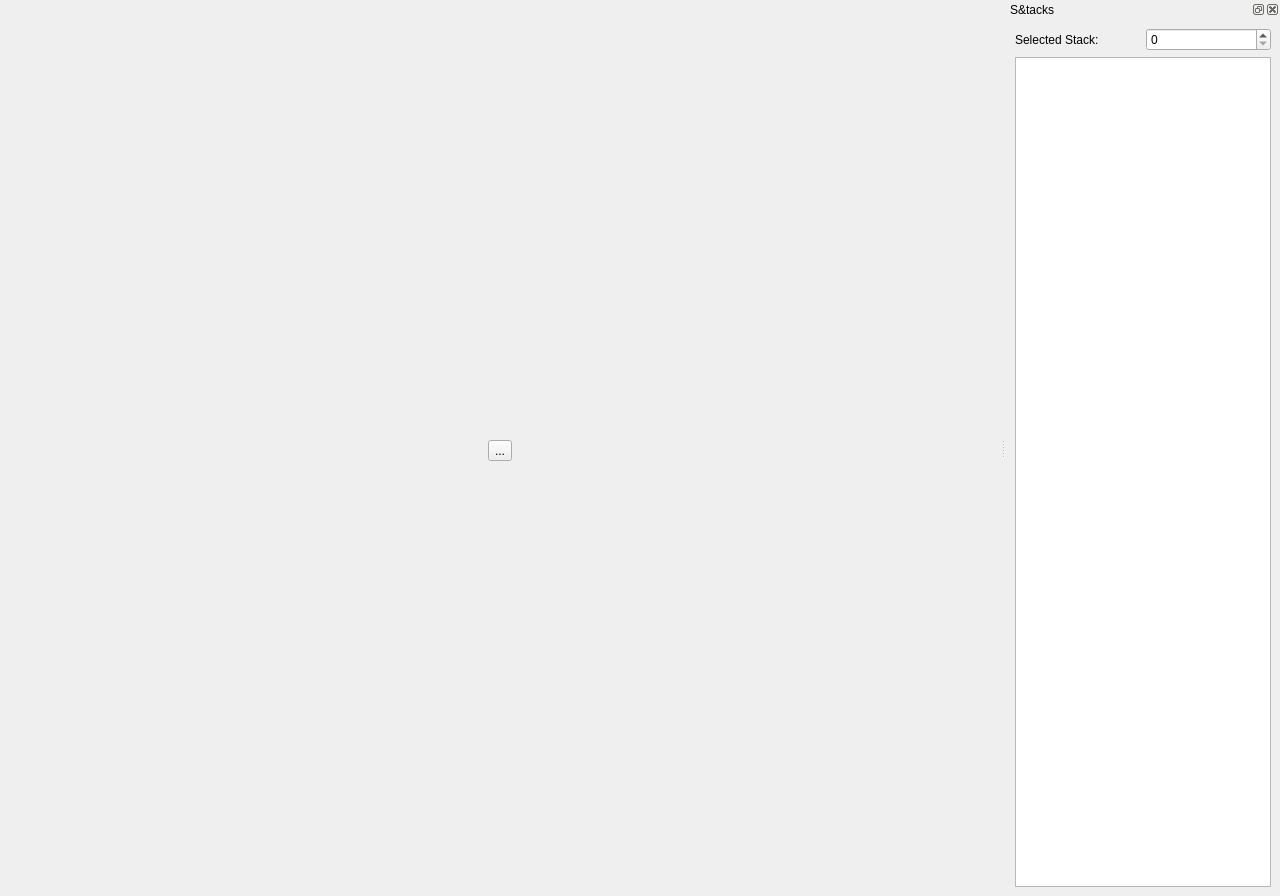
<?xml version="1.0" encoding="UTF-8"?>
<ui version="4.0">
 <class>MainWindow</class>
 <widget class="QMainWindow" name="MainWindow">
  <property name="geometry">
   <rect>
    <x>0</x>
    <y>0</y>
    <width>1280</width>
    <height>896</height>
   </rect>
  </property>
  <property name="windowTitle">
   <string>MainWindow</string>
  </property>
  <widget class="QWidget" name="centralwidget">
   <layout class="QVBoxLayout" name="verticalLayout_6">
    <item>
     <widget class="KMessageWidget" name="messages">
      <property name="messageType">
       <enum>KMessageWidget::Information</enum>
      </property>
      <property name="icon">
       <iconset theme="dialog-error">
        <normaloff>.</normaloff>.</iconset>
      </property>
     </widget>
    </item>
    <item>
     <widget class="QStackedWidget" name="pages">
      <widget class="QWidget" name="openPage">
       <layout class="QHBoxLayout" name="horizontalLayout_3">
        <item>
         <widget class="QToolButton" name="openFile">
          <property name="text">
           <string notr="true">...</string>
          </property>
          <property name="toolButtonStyle">
           <enum>Qt::ToolButtonTextUnderIcon</enum>
          </property>
         </widget>
        </item>
       </layout>
      </widget>
      <widget class="QWidget" name="loadingPage">
       <layout class="QVBoxLayout" name="verticalLayout_3">
        <item>
         <spacer name="verticalSpacer">
          <property name="orientation">
           <enum>Qt::Vertical</enum>
          </property>
          <property name="sizeHint" stdset="0">
           <size>
            <width>20</width>
            <height>40</height>
           </size>
          </property>
         </spacer>
        </item>
        <item>
         <widget class="QLabel" name="loadingLabel">
          <property name="text">
           <string notr="true">Loading file, please wait...</string>
          </property>
          <property name="alignment">
           <set>Qt::AlignCenter</set>
          </property>
         </widget>
        </item>
        <item>
         <widget class="QProgressBar" name="loadingProgress">
          <property name="value">
           <number>24</number>
          </property>
         </widget>
        </item>
        <item>
         <widget class="QLabel" name="progressLabel">
          <property name="text">
           <string notr="true">Progress Message...</string>
          </property>
          <property name="alignment">
           <set>Qt::AlignCenter</set>
          </property>
          <property name="wordWrap">
           <bool>true</bool>
          </property>
         </widget>
        </item>
        <item>
         <spacer name="verticalSpacer_2">
          <property name="orientation">
           <enum>Qt::Vertical</enum>
          </property>
          <property name="sizeHint" stdset="0">
           <size>
            <width>20</width>
            <height>40</height>
           </size>
          </property>
         </spacer>
        </item>
       </layout>
      </widget>
      <widget class="QWidget" name="resultsPage">
       <layout class="QVBoxLayout" name="verticalLayout_2">
        <item>
         <widget class="QTabWidget" name="tabWidget">
          <property name="currentIndex">
           <number>0</number>
          </property>
          <widget class="QWidget" name="summaryTab">
           <attribute name="title">
            <string>Summary</string>
           </attribute>
           <layout class="QVBoxLayout" name="verticalLayout_7">
            <item>
             <widget class="QWidget" name="widget_10" native="true">
              <layout class="QHBoxLayout" name="horizontalLayout_6">
               <item>
                <widget class="QLabel" name="summaryLeft">
                 <property name="text">
                  <string notr="true">summary</string>
                 </property>
                </widget>
               </item>
               <item>
                <widget class="QLabel" name="summaryCenter">
                 <property name="text">
                  <string notr="true">summary</string>
                 </property>
                </widget>
               </item>
               <item>
                <widget class="QLabel" name="summaryRight">
                 <property name="sizePolicy">
                  <sizepolicy hsizetype="Preferred" vsizetype="Minimum">
                   <horstretch>0</horstretch>
                   <verstretch>0</verstretch>
                  </sizepolicy>
                 </property>
                 <property name="text">
                  <string notr="true">summary goes here</string>
                 </property>
                 <property name="alignment">
                  <set>Qt::AlignLeading|Qt::AlignLeft|Qt::AlignTop</set>
                 </property>
                 <property name="wordWrap">
                  <bool>true</bool>
                 </property>
                </widget>
               </item>
              </layout>
             </widget>
            </item>
            <item>
             <widget class="Line" name="line">
              <property name="orientation">
               <enum>Qt::Horizontal</enum>
              </property>
             </widget>
            </item>
            <item>
             <widget class="QWidget" name="widget_4" native="true">
              <property name="sizePolicy">
               <sizepolicy hsizetype="Preferred" vsizetype="Expanding">
                <horstretch>0</horstretch>
                <verstretch>0</verstretch>
               </sizepolicy>
              </property>
              <layout class="QHBoxLayout" name="horizontalLayout_2">
               <item>
                <widget class="QWidget" name="widget_5" native="true">
                 <layout class="QVBoxLayout" name="verticalLayout_8">
                  <item>
                   <widget class="QLabel" name="topPeakLabel">
                    <property name="font">
                     <font>
                      <weight>75</weight>
                      <bold>true</bold>
                     </font>
                    </property>
                    <property name="toolTip">
                     <string>List of functions that allocated the most memory at a given time.</string>
                    </property>
                    <property name="text">
                     <string>Highest Memory Peaks</string>
                    </property>
                    <property name="alignment">
                     <set>Qt::AlignCenter</set>
                    </property>
                   </widget>
                  </item>
                  <item>
                   <widget class="QTreeView" name="topPeak">
                    <property name="toolTip">
                     <string>List of functions that allocated the most memory at a given time.</string>
                    </property>
                   </widget>
                  </item>
                 </layout>
                </widget>
               </item>
               <item>
                <widget class="QWidget" name="widget_6" native="true">
                 <layout class="QVBoxLayout" name="verticalLayout_9">
                  <item>
                   <widget class="QLabel" name="topLeakedLabel">
                    <property name="font">
                     <font>
                      <weight>75</weight>
                      <bold>true</bold>
                     </font>
                    </property>
                    <property name="toolTip">
                     <string>List of functions that leak the most memory.</string>
                    </property>
                    <property name="text">
                     <string>Largest Memory Leaks</string>
                    </property>
                    <property name="alignment">
                     <set>Qt::AlignCenter</set>
                    </property>
                   </widget>
                  </item>
                  <item>
                   <widget class="QTreeView" name="topLeaked">
                    <property name="toolTip">
                     <string>List of functions that leak the most memory.</string>
                    </property>
                   </widget>
                  </item>
                 </layout>
                </widget>
               </item>
               <item>
                <widget class="QWidget" name="widget_7" native="true">
                 <layout class="QVBoxLayout" name="verticalLayout_10">
                  <item>
                   <widget class="QLabel" name="topAllocationsLabel">
                    <property name="font">
                     <font>
                      <weight>75</weight>
                      <bold>true</bold>
                     </font>
                    </property>
                    <property name="toolTip">
                     <string>List of functions that allocate memory most often.</string>
                    </property>
                    <property name="text">
                     <string>Most Memory Allocations</string>
                    </property>
                    <property name="alignment">
                     <set>Qt::AlignCenter</set>
                    </property>
                   </widget>
                  </item>
                  <item>
                   <widget class="QTreeView" name="topAllocations">
                    <property name="toolTip">
                     <string>List of functions that allocate memory most often.</string>
                    </property>
                   </widget>
                  </item>
                 </layout>
                </widget>
               </item>
               <item>
                <widget class="QWidget" name="widget_8" native="true">
                 <layout class="QVBoxLayout" name="verticalLayout_11">
                  <item>
                   <widget class="QLabel" name="topTemporaryLabel">
                    <property name="font">
                     <font>
                      <weight>75</weight>
                      <bold>true</bold>
                     </font>
                    </property>
                    <property name="toolTip">
                     <string>List of functions that produced the most temporary memory allocations.</string>
                    </property>
                    <property name="text">
                     <string>Most Temporary Allocations</string>
                    </property>
                    <property name="alignment">
                     <set>Qt::AlignCenter</set>
                    </property>
                   </widget>
                  </item>
                  <item>
                   <widget class="QTreeView" name="topTemporary">
                    <property name="toolTip">
                     <string>List of functions that produced the most temporary memory allocations.</string>
                    </property>
                   </widget>
                  </item>
                 </layout>
                </widget>
               </item>
               <item>
                <widget class="QWidget" name="widget_9" native="true">
                 <layout class="QVBoxLayout" name="verticalLayout_12">
                  <item>
                   <widget class="QLabel" name="topAllocatedLabel">
                    <property name="font">
                     <font>
                      <weight>75</weight>
                      <bold>true</bold>
                     </font>
                    </property>
                    <property name="toolTip">
                     <string>List of functions that allocated the most memory overall, ignoring deallocations.</string>
                    </property>
                    <property name="text">
                     <string>Most Memory Allocated</string>
                    </property>
                    <property name="alignment">
                     <set>Qt::AlignCenter</set>
                    </property>
                   </widget>
                  </item>
                  <item>
                   <widget class="QTreeView" name="topAllocated">
                    <property name="toolTip">
                     <string>List of functions that allocated the most memory overall, ignoring deallocations.</string>
                    </property>
                   </widget>
                  </item>
                 </layout>
                </widget>
               </item>
              </layout>
             </widget>
            </item>
           </layout>
          </widget>
          <widget class="QWidget" name="bottomUpTab">
           <attribute name="title">
            <string>Bottom-Up</string>
           </attribute>
           <layout class="QVBoxLayout" name="verticalLayout">
            <item>
             <widget class="QWidget" name="widget" native="true">
              <layout class="QHBoxLayout" name="horizontalLayout">
               <property name="spacing">
                <number>6</number>
               </property>
               <property name="leftMargin">
                <number>0</number>
               </property>
               <property name="topMargin">
                <number>0</number>
               </property>
               <property name="rightMargin">
                <number>0</number>
               </property>
               <property name="bottomMargin">
                <number>0</number>
               </property>
               <item>
                <widget class="QLineEdit" name="bottomUpFilterFunction">
                 <property name="placeholderText">
                  <string>filter by function...</string>
                 </property>
                </widget>
               </item>
               <item>
                <widget class="QLineEdit" name="bottomUpFilterFile">
                 <property name="placeholderText">
                  <string>filter by file...</string>
                 </property>
                </widget>
               </item>
               <item>
                <widget class="QLineEdit" name="bottomUpFilterModule">
                 <property name="placeholderText">
                  <string>filter by module...</string>
                 </property>
                </widget>
               </item>
              </layout>
             </widget>
            </item>
            <item>
             <widget class="QTreeView" name="bottomUpResults">
              <property name="alternatingRowColors">
               <bool>true</bool>
              </property>
              <property name="indentation">
               <number>10</number>
              </property>
              <property name="rootIsDecorated">
               <bool>true</bool>
              </property>
              <property name="uniformRowHeights">
               <bool>true</bool>
              </property>
              <property name="sortingEnabled">
               <bool>true</bool>
              </property>
             </widget>
            </item>
           </layout>
          </widget>
          <widget class="QWidget" name="callerCalleeTab">
           <attribute name="title">
            <string>Caller / Callee</string>
           </attribute>
           <layout class="QVBoxLayout" name="verticalLayout_13">
            <item>
             <widget class="QWidget" name="widget_11" native="true">
              <layout class="QHBoxLayout" name="horizontalLayout_7">
               <property name="spacing">
                <number>6</number>
               </property>
               <property name="leftMargin">
                <number>0</number>
               </property>
               <property name="topMargin">
                <number>0</number>
               </property>
               <property name="rightMargin">
                <number>0</number>
               </property>
               <property name="bottomMargin">
                <number>0</number>
               </property>
               <item>
                <widget class="QLineEdit" name="callerCalleeFilterFunction">
                 <property name="placeholderText">
                  <string>filter by function...</string>
                 </property>
                </widget>
               </item>
               <item>
                <widget class="QLineEdit" name="callerCalleeFilterFile">
                 <property name="placeholderText">
                  <string>filter by file...</string>
                 </property>
                </widget>
               </item>
               <item>
                <widget class="QLineEdit" name="callerCalleeFilterModule">
                 <property name="placeholderText">
                  <string>filter by module...</string>
                 </property>
                </widget>
               </item>
              </layout>
             </widget>
            </item>
            <item>
             <widget class="QTreeView" name="callerCalleeResults">
              <property name="rootIsDecorated">
               <bool>false</bool>
              </property>
              <property name="uniformRowHeights">
               <bool>true</bool>
              </property>
              <property name="sortingEnabled">
               <bool>true</bool>
              </property>
             </widget>
            </item>
           </layout>
          </widget>
          <widget class="QWidget" name="topDownTab">
           <attribute name="title">
            <string>Top-Down</string>
           </attribute>
           <layout class="QVBoxLayout" name="verticalLayout_4">
            <item>
             <widget class="QWidget" name="widget_2" native="true">
              <layout class="QHBoxLayout" name="horizontalLayout_4">
               <property name="leftMargin">
                <number>0</number>
               </property>
               <property name="topMargin">
                <number>0</number>
               </property>
               <property name="rightMargin">
                <number>0</number>
               </property>
               <property name="bottomMargin">
                <number>0</number>
               </property>
               <item>
                <widget class="QLineEdit" name="topDownFilterFunction">
                 <property name="placeholderText">
                  <string>filter by function...</string>
                 </property>
                </widget>
               </item>
               <item>
                <widget class="QLineEdit" name="topDownFilterFile">
                 <property name="placeholderText">
                  <string>filter by file...</string>
                 </property>
                </widget>
               </item>
               <item>
                <widget class="QLineEdit" name="topDownFilterModule">
                 <property name="placeholderText">
                  <string>filter by module...</string>
                 </property>
                </widget>
               </item>
              </layout>
             </widget>
            </item>
            <item>
             <widget class="QTreeView" name="topDownResults">
              <property name="alternatingRowColors">
               <bool>true</bool>
              </property>
              <property name="indentation">
               <number>10</number>
              </property>
              <property name="rootIsDecorated">
               <bool>true</bool>
              </property>
              <property name="uniformRowHeights">
               <bool>true</bool>
              </property>
              <property name="sortingEnabled">
               <bool>true</bool>
              </property>
             </widget>
            </item>
           </layout>
          </widget>
          <widget class="ChartWidget" name="consumedTab">
           <attribute name="title">
            <string>Consumed</string>
           </attribute>
          </widget>
          <widget class="ChartWidget" name="allocationsTab">
           <attribute name="title">
            <string>Allocations</string>
           </attribute>
          </widget>
          <widget class="ChartWidget" name="temporaryTab">
           <attribute name="title">
            <string>Temporary Allocations</string>
           </attribute>
          </widget>
          <widget class="ChartWidget" name="allocatedTab">
           <attribute name="title">
            <string>Allocated</string>
           </attribute>
          </widget>
          <widget class="HistogramWidget" name="sizesTab">
           <attribute name="title">
            <string>Sizes</string>
           </attribute>
          </widget>
          <widget class="FlameGraph" name="flameGraphTab">
           <attribute name="title">
            <string>Flame Graph</string>
           </attribute>
          </widget>
         </widget>
        </item>
       </layout>
      </widget>
     </widget>
    </item>
   </layout>
  </widget>
  <widget class="QDockWidget" name="stacksDock">
   <property name="windowTitle">
    <string>S&amp;tacks</string>
   </property>
   <attribute name="dockWidgetArea">
    <number>2</number>
   </attribute>
   <widget class="QWidget" name="stacksDockContents">
    <layout class="QVBoxLayout" name="verticalLayout_5">
     <item>
      <widget class="QWidget" name="widget_3" native="true">
       <layout class="QHBoxLayout" name="horizontalLayout_5">
        <property name="leftMargin">
         <number>0</number>
        </property>
        <property name="topMargin">
         <number>0</number>
        </property>
        <property name="rightMargin">
         <number>0</number>
        </property>
        <property name="bottomMargin">
         <number>0</number>
        </property>
        <item>
         <widget class="QLabel" name="stackSpinnerLabel">
          <property name="text">
           <string>Selected Stack:</string>
          </property>
         </widget>
        </item>
        <item>
         <widget class="QSpinBox" name="stackSpinner"/>
        </item>
       </layout>
      </widget>
     </item>
     <item>
      <widget class="QTreeView" name="stacksTree">
       <property name="rootIsDecorated">
        <bool>false</bool>
       </property>
       <property name="uniformRowHeights">
        <bool>true</bool>
       </property>
      </widget>
     </item>
    </layout>
   </widget>
  </widget>
 </widget>
 <customwidgets>
  <customwidget>
   <class>KMessageWidget</class>
   <extends>QFrame</extends>
   <header>kmessagewidget.h</header>
  </customwidget>
  <customwidget>
   <class>ChartWidget</class>
   <extends>QWidget</extends>
   <header>chartwidget.h</header>
   <container>1</container>
  </customwidget>
  <customwidget>
   <class>FlameGraph</class>
   <extends>QWidget</extends>
   <header>flamegraph.h</header>
   <container>1</container>
  </customwidget>
  <customwidget>
   <class>HistogramWidget</class>
   <extends>QWidget</extends>
   <header>histogramwidget.h</header>
   <container>1</container>
  </customwidget>
 </customwidgets>
 <resources/>
 <connections/>
</ui>
